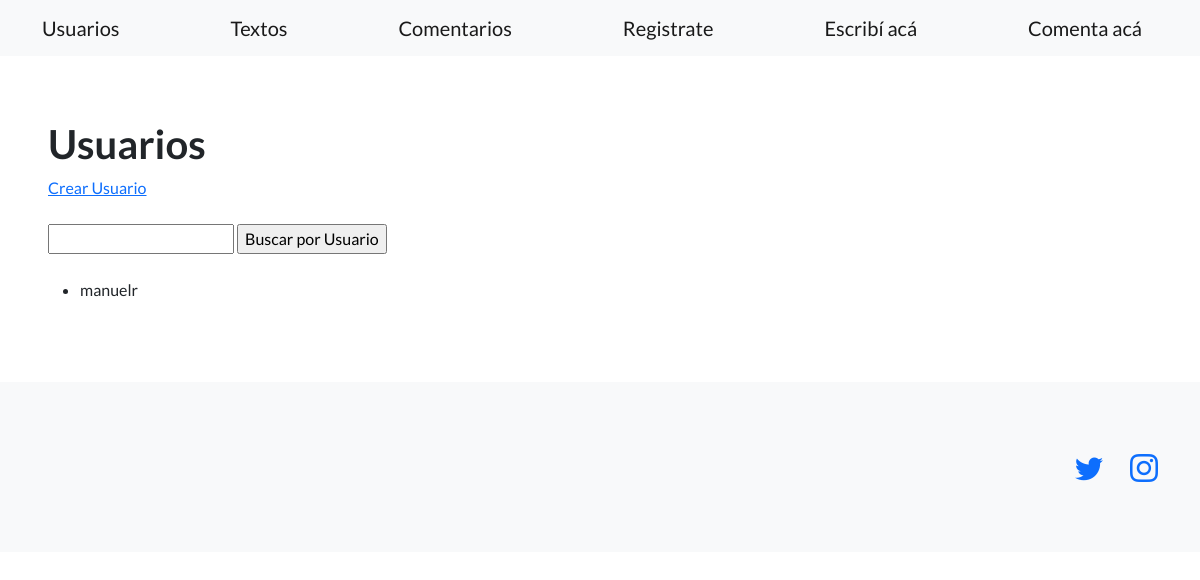
The page /Common/usuarios/ on the database as committed earlier.
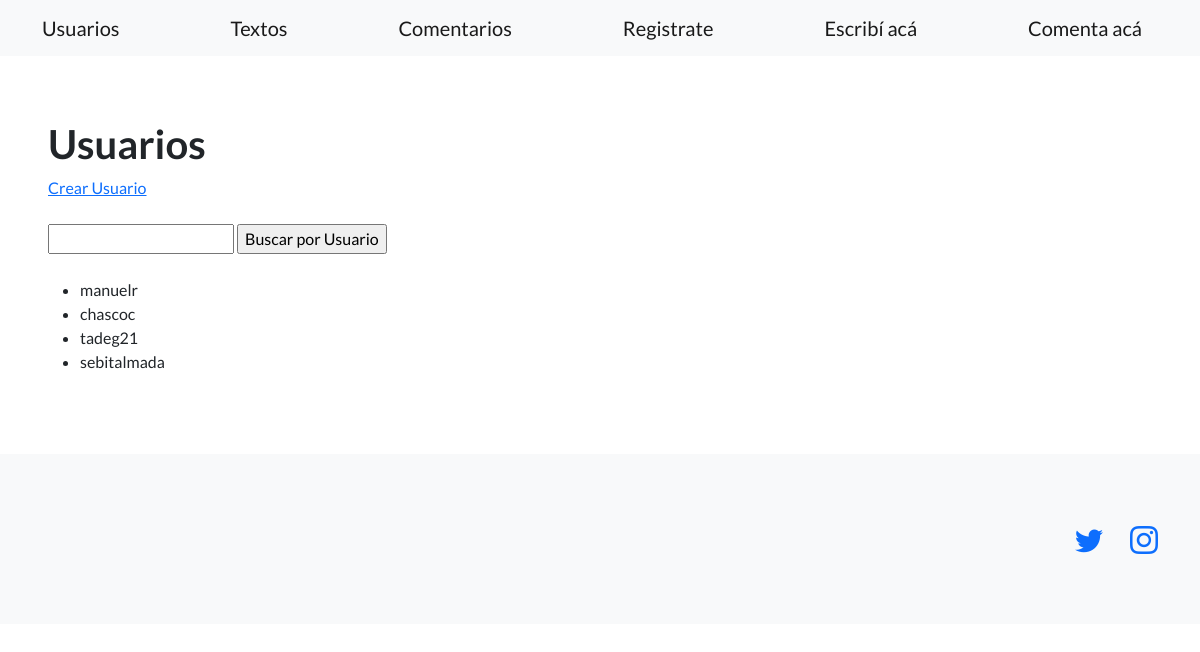
The same page on the database as committed later.
### Common/models.py (models this page shows, shortened)
class Usuarios(models.Model):
    nombre = models.CharField(max_length=40)
    apellido = models.CharField(max_length=40)
    usuario = models.CharField(max_length=20)
    pais = models.CharField(max_length=20)
    correo = models.EmailField()

### Common/views.py (the view)
# urls.py: path('usuarios/', views.listaUsuarios, name='listaUsuarios'),
def listaUsuarios(request):
    contexto = {
        "usuarios": Usuarios.objects.all(),
    }
    http_response = render(
        request=request,
        template_name='Common/usuarios.html',
        context=contexto,
    )
    return http_response

### Common/Templates/Common/Usuarios.html (shortened to what this page needs)
{% extends "Common/Inicio.html" %}
{% load static %}
{% block contenido %}
<section>
    <div>
      <h1>Usuarios</h1>
      <a href="{% url "crearUsuario" %}">Crear Usuario</a>
      <br><br>
      <form action="{% url 'buscarUsuario' %}" method="post">
        <input type="text" name="búsqueda">
        <input type="submit" value="Buscar por Usuario">
      </form>
      <br>
      <ul>
      {% for usuario in usuarios %}
        <li>{{ usuario.usuario }}</li>
      {% endfor %}
      </ul>
    </div>
  </section>
{% endblock contenido %}

Rows that differ between the two databases and show on the page:
added Usuarios: usuario "chascoc"
added Usuarios: usuario "tadeg21"
added Usuarios: usuario "sebitalmada"
